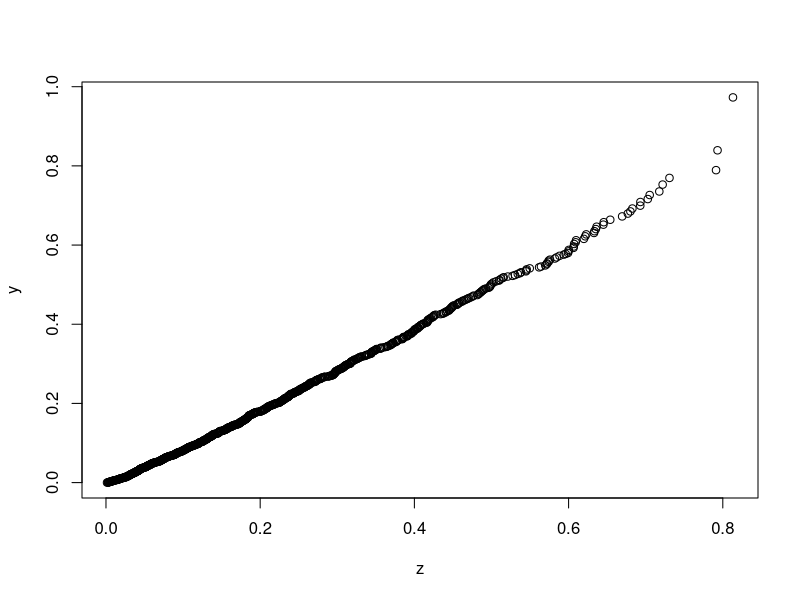

R code for this plot: (Note: this script raises an error after producing the figure.)
###

x <- seq(0.01,1,length=20000)
x_2 <- seq(0,1,length=1000)
y <- seq(0,0,length=20000)

pi_vector <- c(0.7,0.3)
alphas <- c(1,1)
betas <- c(1,4)

for (i in 1:length(x)){
  for (j in length(pi_vector)){
    y[i] <- y[i] + (pi_vector[j] * rbeta(200,alphas[j],betas[j]))
  }
}

y <- rbeta(x,1,4)
z <- rbeta(x_2,1.2,4.4)
qqplot(z,y)

plot(allp$p1,sort(y))
qqplot(allp$p1,y)




